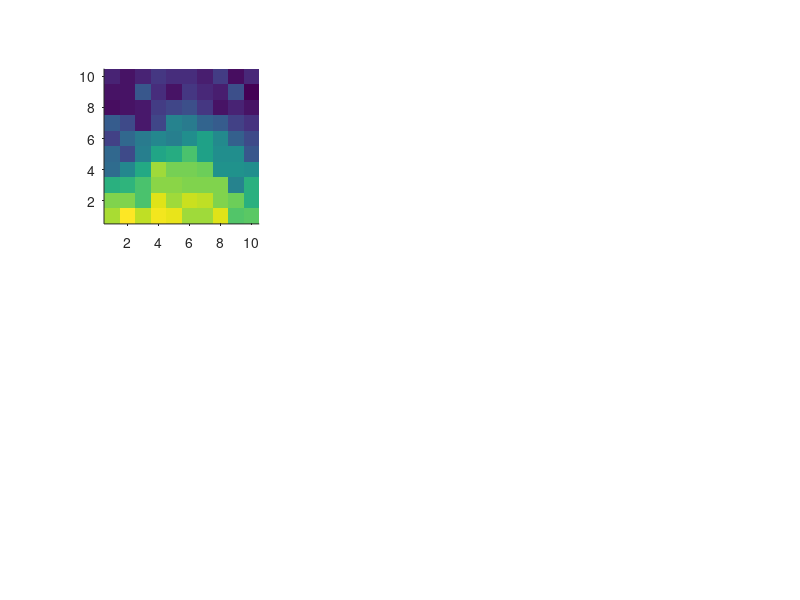

MATLAB code for this plot: (Note: this script raises an error after producing the figure.)
close all hidden
clearvars
clc

sdptf		= 1;
sdmtf		= 10;



%% PTF
vel		= 3;
dens	= 1;
mod		= 100; % Percentage (0-100%)
Fs		= 100;
mod		= mod/100; % Gain (0-1)
nTime	= 5;
time	= ((1:nTime)-1)/Fs; % Time (sec)

nFreq   = 10;
FreqNr  = 0:1:nFreq-1;
Oct     = FreqNr/20;                   % octaves above the ground frequency
oct		= repmat(Oct',1,nTime); % Octave

%% Generating the ripple
% Create amplitude modulations completely dynamic without static
A		= NaN(nTime,nFreq);
for ii = 1:nTime
	for jj = 1:nFreq
		A(ii,jj)      = 1 + mod*sin(2*pi*vel*time(ii) + 2*pi*dens*oct(jj)+0.5*pi);
	end
end

sd		= sdptf;
sdP		= sd/(2*pi);
sd		= sdmtf;
sdM		= sd/10;

M		= A;
M		= M-min(M(:));
M		= M./max(M(:));
M		= 2*pi*(M-0.5);
M		= M+sdP*randn(size(M));

M		= [flipud(M);M];
M		= M+0.5*randn(size(M));
mu		= mean(M(:));
sd = std(M(:));
% mu = 0;
subplot(231);
imagesc(M')
axis square;
set(gca,'YDir','normal','TickDir','out');
box off
	col = statcolor(64,[],[],[],'def',8,'disp',false);
colormap(col);

%% svd
[u,S,v] = svd((M-mu));
[n,p] = size(M);

pccoef = pca(M');

% keyboard
sigma = diag(S,0);

nsigma = numel(sigma);
Z = zeros(size(S));
rec = struct([]);
for ii = 1:nsigma
	Z(ii,ii) = sigma(ii);
	rec(ii).R =  u*Z*v'+mu;
	r = corrcoef(M(:),rec(ii).R(:));
	r = r(2)^2;
	rec(ii).r = r;

end


subplot(232)
imagesc(rec(1).R');
axis square;
axis square;
set(gca,'YDir','normal','TickDir','out');
box off
r1 = corrcoef(M(:),rec(1).R(:));
title(num2str(r1(2)^2,'%0.2f'));


subplot(233)
imagesc(rec(2).R');
axis square;
axis square;
set(gca,'YDir','normal','TickDir','out');
box off
r2 = corrcoef(M(:),rec(2).R(:));
title(num2str(r2(2)^2,'%0.2f'));

%%
sigma = sigma.^2/(n-1);
alpha = sigma./sum(sigma);
% alpha	= sigma.^2/sum(sigma.^2);
beta	= pccoef/sum(pccoef);

subplot(234)
plot(alpha,'ko-','MarkerFaceColor','w');
hold on
plot(beta,'bs','MarkerSize',10);

for ii = 1:nsigma
	if ii>1
		r = rec(ii).r-rec(ii-1).r;
	else
		r = rec(ii).r;
	end
	plot(ii,r,'ro','MarkerSize',10);
end
axis square;
box off
xlabel('Component #');
ylabel('\sigma^2/\Sigma(\sigma^2) ');
ylim([-0.1 1.1]);
xlim([0 11]);
title('singular values \sigma');

subplot(235)
plot(cumsum(alpha),'ko-','MarkerFaceColor','w');
hold on
for ii = 1:nsigma
	plot(ii,rec(ii).r,'ro','MarkerSize',10);
end

axis square;
box off
xlabel('Component #');
ylabel({'cumulative \Sigma ( \sigma^2/\Sigma(\sigma^2) )','R^2'});
ylim([-0.1 1.1]);
xlim([0 11]);
title('singular values \sigma');


subplot(236)
y = cumsum(alpha)-[rec.r]'

plot(y,'ko-','MarkerFaceColor','w');
hold on
% for ii = 1:nsigma
% 	plot(ii,rec(ii).r,'ro','MarkerSize',10);
% end
